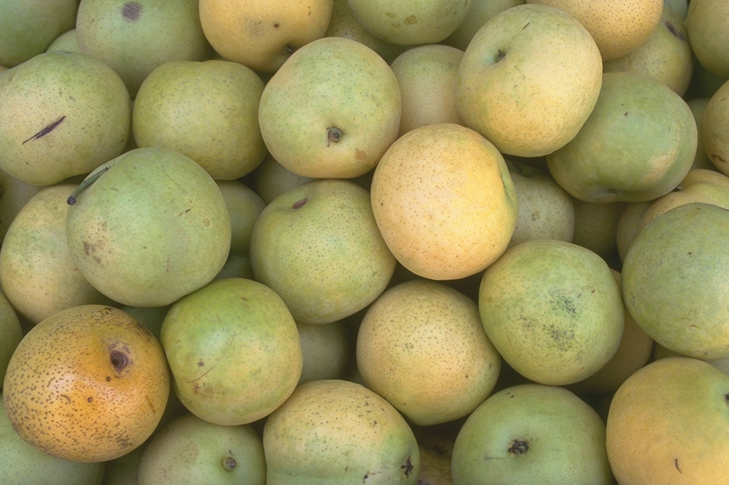
#> input picture image/pears.png, 729 x 485 px
$ jupyter execute --allow-errors 'Watershed Segmentation.ipynb'   (older library calls are emulated)
#> lines starting #> are read from the running program, lines starting #| are printed output that depends on the picture; after the words box and inside, x2 and y2 are one past the last pixel; in counts of white or black regions, pixels touching at a corner belong together
[cell 1]
import numpy as np
import cv2
from matplotlib import pyplot as plt
from skimage.morphology import reconstruction, remove_small_objects, remove_small_holes

[cell 2]
img = cv2.imread('image/pears.png')
#> img is the input picture: shape (485, 729, 3); mean B, G, R 91.1, 146.5, 154.5
print(img.shape)
#| (485, 729, 3)

[cell 3]
def show_image(image, name='image'):
    cv2.imshow(name,image)
    cv2.waitKey(0)
    cv2.destroyAllWindows()

[cell 4]
# Step 1: Convert image to gray scales
gray = cv2.cvtColor(img, cv2.COLOR_BGR2GRAY)
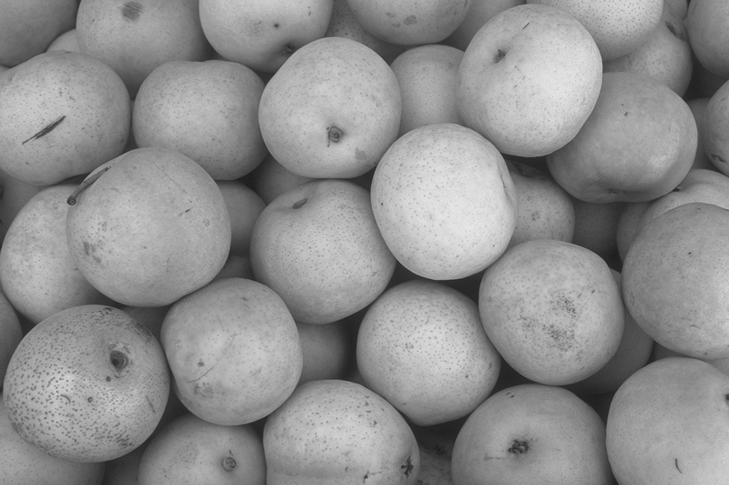
#> gray: shape (485, 729); min 28, max 232, mean 142.6
plt.imshow(gray, 'gray')

[cell 5]
# [8 lines of commented-out code are left out]

Ix = cv2.Sobel(gray ,cv2.CV_64F,1,0,ksize=5)
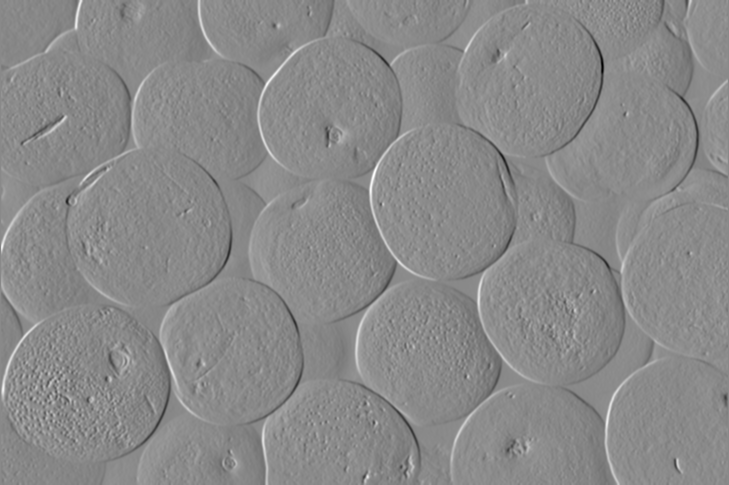
#> Ix: shape (485, 729) float64; min -5607, max 4758, mean 6.3; drawn with min black and max white
Iy = cv2.Sobel(gray ,cv2.CV_64F,0,1,ksize=5)
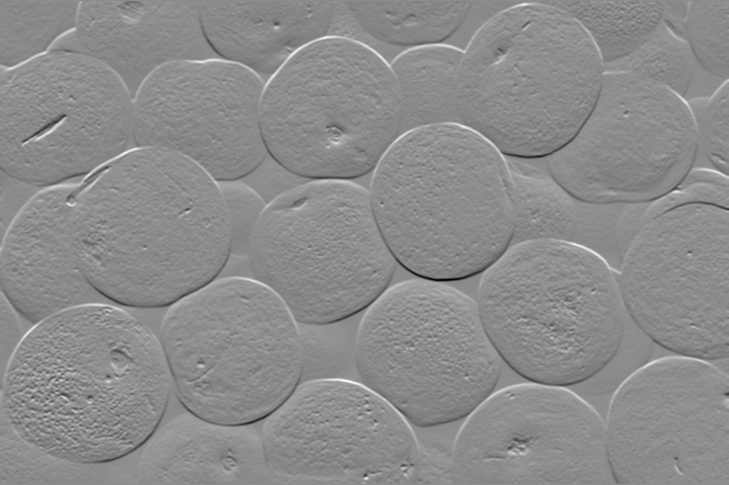
#> Iy: shape (485, 729) float64; min -5344, max 4343, mean -6.1; drawn with min black and max white

# Show multiple images
plt.figure(), plt.imshow(Ix, 'gray')
plt.figure(), plt.imshow(Iy, 'gray')

[cell 6]
grad_mag = np.sqrt(Ix ** 2 + Iy ** 2, dtype=np.float64)
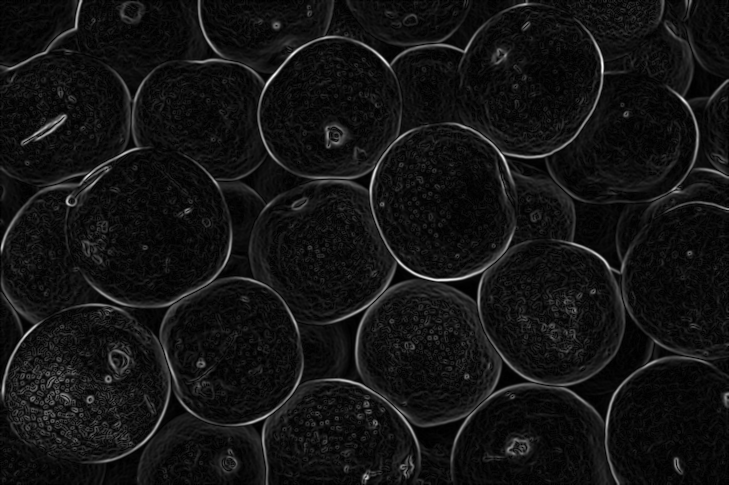
#> grad_mag: shape (485, 729) float64; min 0, max 5638.5, mean 442.4; drawn with min black and max white
plt.figure(), plt.imshow(grad_mag, 'gray')
# cv2.imwrite('image/pears_gradmag.png',grad_mag)

[cell 7]
# Step 3: Compute foreground markers

# Opening-by-reconstruction = Erosion + Morphological reconstruction

I = gray.copy()

# Erosion
se = cv2.getStructuringElement(cv2.MORPH_ERODE, (40, 40)) # structure element
Ie = cv2.erode(I, se, iterations=1)
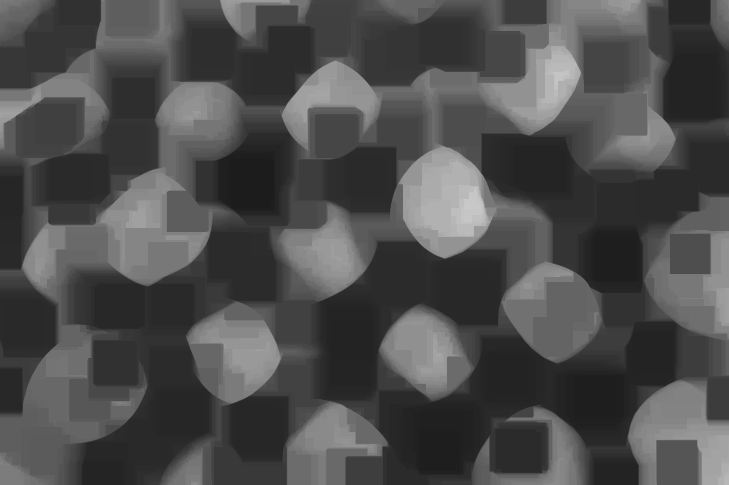
#> Ie: shape (485, 729); min 28, max 202, mean 77

# Morphological reconstruction = iteratively dilation
Iobr = reconstruction(Ie, I, method='dilation')

plt.figure(), plt.imshow(Iobr, 'gray')

[cell 8]
# Closing-by-reconstruction = Dilation + Morphological reconstruction
se = cv2.getStructuringElement(cv2.MORPH_DILATE, (40, 40)) # structure element
Iobrd = cv2.dilate(Iobr, se, iterations=1)
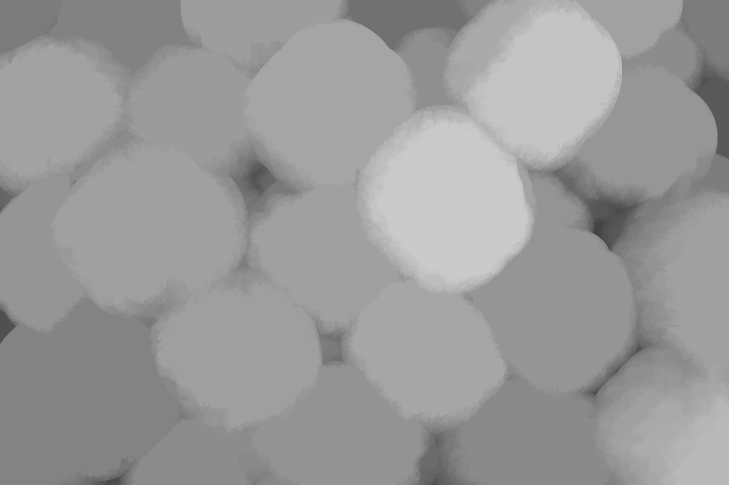
#> Iobrd: shape (485, 729) float64; min 66, max 202, mean 154

not_Iobrd = 255 - Iobrd # complement image
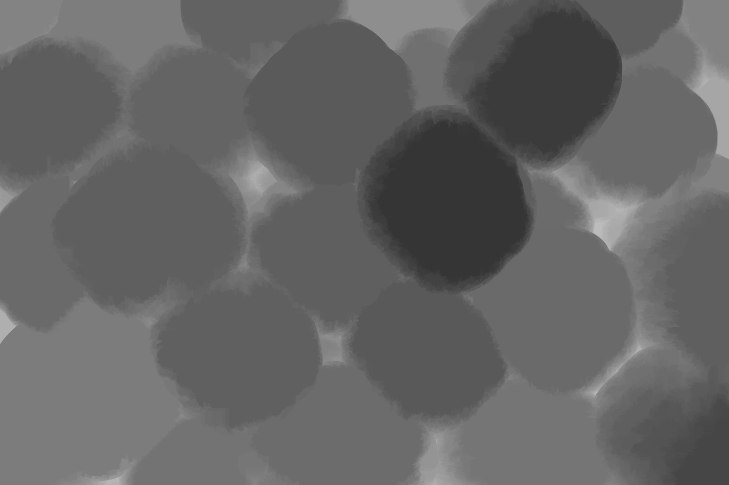
#> not_Iobrd: shape (485, 729) float64; min 53, max 189, mean 101
not_Iobr = 255 - Iobr
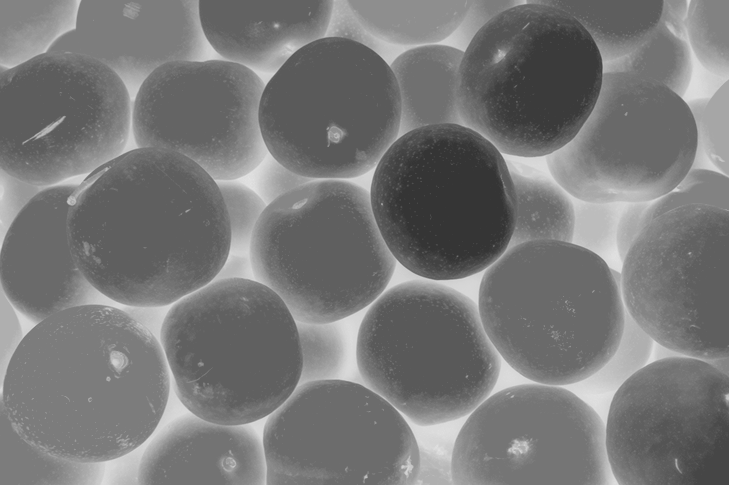
#> not_Iobr: shape (485, 729) float64; min 53, max 227, mean 120.2

Iobrcbr = reconstruction(not_Iobrd, not_Iobr, method='dilation')
Iobrcbr = 255 - Iobrcbr
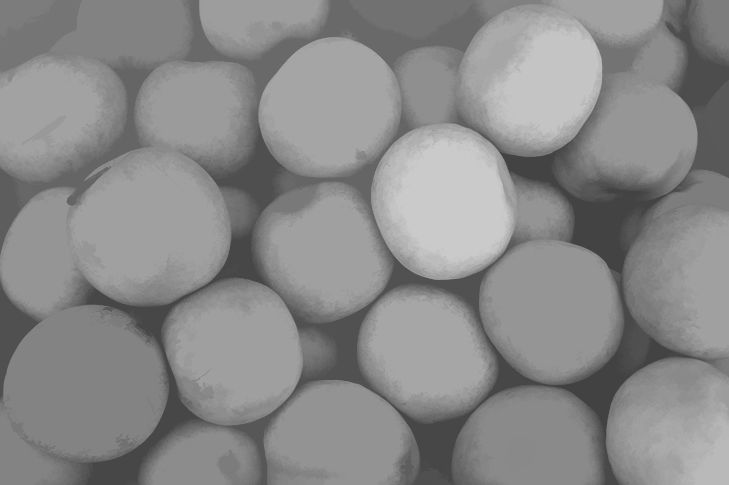
#> Iobrcbr: shape (485, 729) float64; min 66, max 202, mean 137.5

plt.figure(), plt.imshow(Iobrcbr, 'gray')
# cv2.imwrite('image/pears_openclosebrt.png', Iobrcbr)

[cell 9]
def regional_maxima(image, kernel_size):
    result = np.zeros(shape=image.shape)
    radius = (kernel_size - 1) / 2
    temp = image.copy()
    temp = np.pad(temp, ((radius, radius), (radius, radius)), 'constant')
    h, w = temp.shape
    for i in np.arange(radius,h-radius,1):
        for j in np.arange(radius,w-radius,1):
            window = []
            for p in np.arange(i-radius,i+radius+1,1):
                for q in np.arange(j-radius,j+radius+1,1):
                    window.append(temp[p][q])
            max_window = max(window)
            if temp[i][j] == max_window:
                result[i-radius][j-radius] = 255

    return result

#> (a cell that did not finish here is left out)

[cell 11]
se2 = np.ones((5, 5), np.uint8)
#> (the rest of this cell did not finish here and is left out)

#> (a cell that did not finish here is left out)

[cell 13]
# Step 4: Compute Background Markers
ret, bw = cv2.threshold(gray,127,255,cv2.THRESH_OTSU)
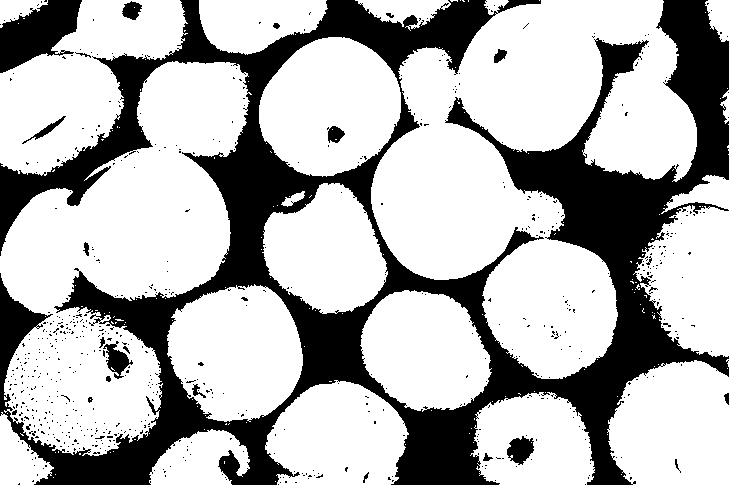
#> bw: shape (485, 729); 70.1% white; 677 black regions (655 under 20 px), largest, box (x1, y1, x2, y2) and area: (0, 0, 729, 485) 98288, (0, 0, 82, 73) 3543, (507, 436, 534, 465) 517
#> ret = 128
#> (the rest of this cell did not finish here and is left out)
